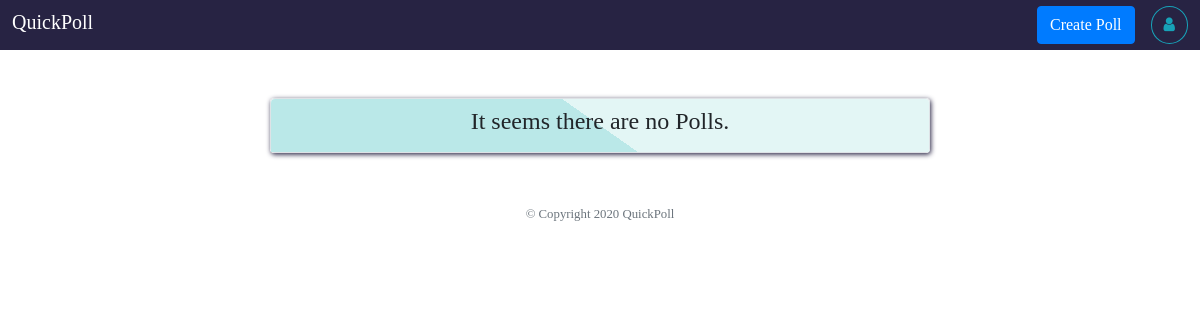
/profile/v/raina (signed in), run on an earlier commit of the app's database.
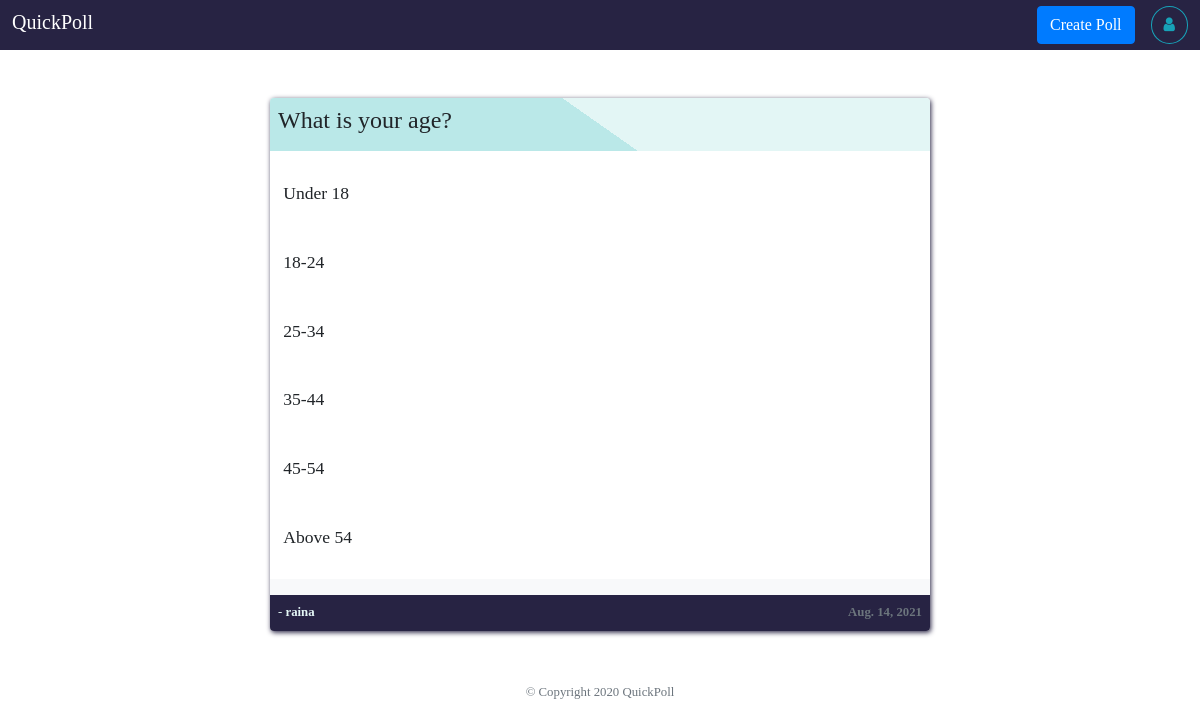
And on a later commit of the database.
### createPoll/models.py (models this page shows, shortened)
class Question(models.Model):
	question_text = models.TextField()
	pollBy = models.CharField(max_length=20,default="anonymous")
	pub_date = models.DateField(auto_now_add=True)
	class Meta:
		verbose_name_plural = "question"

class Choices(models.Model):
	question = models.ForeignKey(Question,on_delete=models.CASCADE)
	choice = models.CharField(max_length=200)
	votes = models.IntegerField(default=0)
	class Meta:
		verbose_name_plural = "Choices"

### userProfile/views.py (the view)
# urls.py: path('v/<str:user>',views.viewProfile,name="viewProfile"),
def viewProfile(request,user):
	try:
		sessUsername = request.session['sessUsername']
	except:
		return HttpResponseRedirect(reverse("user:user"))
	else:
		if user != sessUsername:
			context = {}
			try:
				questions = Question.objects.filter(pollBy=user).order_by("-pub_date")
			except Question.DoesNotExist:
				pass
			else:
				context['questions'] = questions
				context['viewUser'] = user
				context['selfUser'] = sessUsername
				votedQuestions = Voter.objects.filter(votedBy=sessUsername)
				votedQuestionID = []
				for votedQuestion in votedQuestions:
					votedQuestionID.append(votedQuestion.question.id)
				context['votedQuestionID'] = votedQuestionID
				if "resultBtn" in request.GET:
					request.session['sessQID'] = request.GET.get('resultBtn');
					return HttpResponseRedirect(reverse("home:result"))
				return render(request,"userProfile/view-profile.html",context)
		return HttpResponseRedirect(reverse("userProfile:userProfile"))

### userProfile/templates/userProfile/view-profile.html (shortened to what this page needs)
{%  extends 'user/base.html' %}
{% load static %}
{% block style %}
	<link rel="stylesheet" type="text/css" href="{% static 'css/style.css' %}?{% now 'U' %}">
	<link rel="stylesheet" type="text/css" href="{% static 'css/home-style.css' %}?{% now 'U' %}">
{% endblock style %}
{% block header %}
	<div class="jumbotron-fluid main-theme-bg smaller-padding d-flex justify-content-between">
		<h5 class="mt-1"><a href="{% url 'home:home' %}" class="white-color">QuickPoll</a></h5>
		<div class="d-flex ml-2s">
			<a href="{% url 'createPoll:createPoll' %}"><button class="btn btn-primary mr-2">Create Poll</button></a>
			<a href="{% url 'userProfile:userProfile' %}"><button class="btn btn-outline-info ml-2" style="border-radius:50%"><i class="fa fa-user"></i></button></a>
		</div>
	</div>
{% endblock header %}
{% block content %}
		{% if questions %}
		<div class="choice-container">
			{% for question in questions %}
				<div class="container polls w-screen-auto p-0 bg-light mt-5 rounded ">
					<div class="poll-header p-2 rounded-top">
						<h4 class="question">{{ question.question_text }}</h4>
					</div>
					<div class="poll-body pt-3 {% if question.id in votedQuestionID %}pl-2 pr-2{% endif %}">
						{% if question.id not in votedQuestionID %}
							<ul>
								{% for choice in question.choices_set.all %}
									<li class="choice__li " data-id="{{ choice.id }}" question-id="{{ question.id }}" onclick="">
										<p>{{ choice.choice }}</p>
									</li>
								{% endfor %}
							</ul>
						{% endif %}
					</div>
					<div class="poll-footer p-2 d-flex justify-content-between rounded-bottom">
						<small class="{% if question.pollBy == user %}text-light{% endif %}">{% if question.pollBy != user %}<a href="{% url 'userProfile:viewProfile' question.pollBy %}">- <b>{{ question.pollBy }}</b></a>{% else %}- <b>{{ question.pollBy }}</b>{% endif %}</small>
						<small class="text-muted"><b>{{ question.pub_date }}</b></small>
					</div>
				</div>
			{% endfor %}
		</div>
		{% else %}
			<div class="container polls w-screen-auto p-0 mt-5 rounded border">
				<div class="poll-header p-2 rounded-top">
					<h4 class="question text-center">It seems there are no Polls.</h4>
				</div>
			</div>
		{% endif %}
{% endblock content %}

### user/templates/user/base.html (shortened to what this page needs)
{% load static %}
<!DOCTYPE html>
<html lang="en">
<head>
  <link rel="stylesheet" href="https://maxcdn.bootstrapcdn.com/bootstrap/4.4.1/css/bootstrap.min.css">
  <link rel="stylesheet" href="https://stackpath.bootstrapcdn.com/font-awesome/4.7.0/css/font-awesome.min.css">
  {% block style %}  {% endblock style %}
</head>
<body>
  {% block header %}  {% endblock header %}
	{% block content %}	{% endblock content %}
  <footer id="footer" class="text-center m-5">
    <small class="text-muted" style="font-family:calibri">© Copyright 2020 QuickPoll </small>
  </footer>
</body>
</html>

### static/css/style.css (style rules this page uses)
body { font-family:calibri; }
.main-theme-bg { background:#272343; }
.white-color { color:#FFFFFF; }
.smaller-padding { padding:0.5% 1%; }
@media screen and (min-width:801px) { .w-screen-auto { width:55%; } }

### static/css/home-style.css (style rules this page uses)
.polls.container { box-shadow:1px 1.4px 5px #272343; }
.poll-header { background-image:linear-gradient(35deg , #bae8e8 50% , #e3f6f5 50%); }
.poll-body { background:#fff; }
.poll-body > ul { padding:0; list-style-type:none; }
.poll-body > ul li { background:#fff; cursor:pointer; font-size:1.1rem; padding:2%; }
.poll-footer { background:#272343; }
.poll-footer a { color:#e3f6f5; }

What changed in the data, as far as the page shows it:
added Question: question_text "What is your age?", pollBy "raina", pub_date "Aug. 14, 2021"
added Choices: choice "Under 18"
added Choices: choice "18-24"
added Choices: choice "25-34"
added Choices: choice "35-44"
added Choices: choice "45-54"
added Choices: choice "Above 54"
Also different on the page:
text no longer shown: "It seems there are no Polls."
